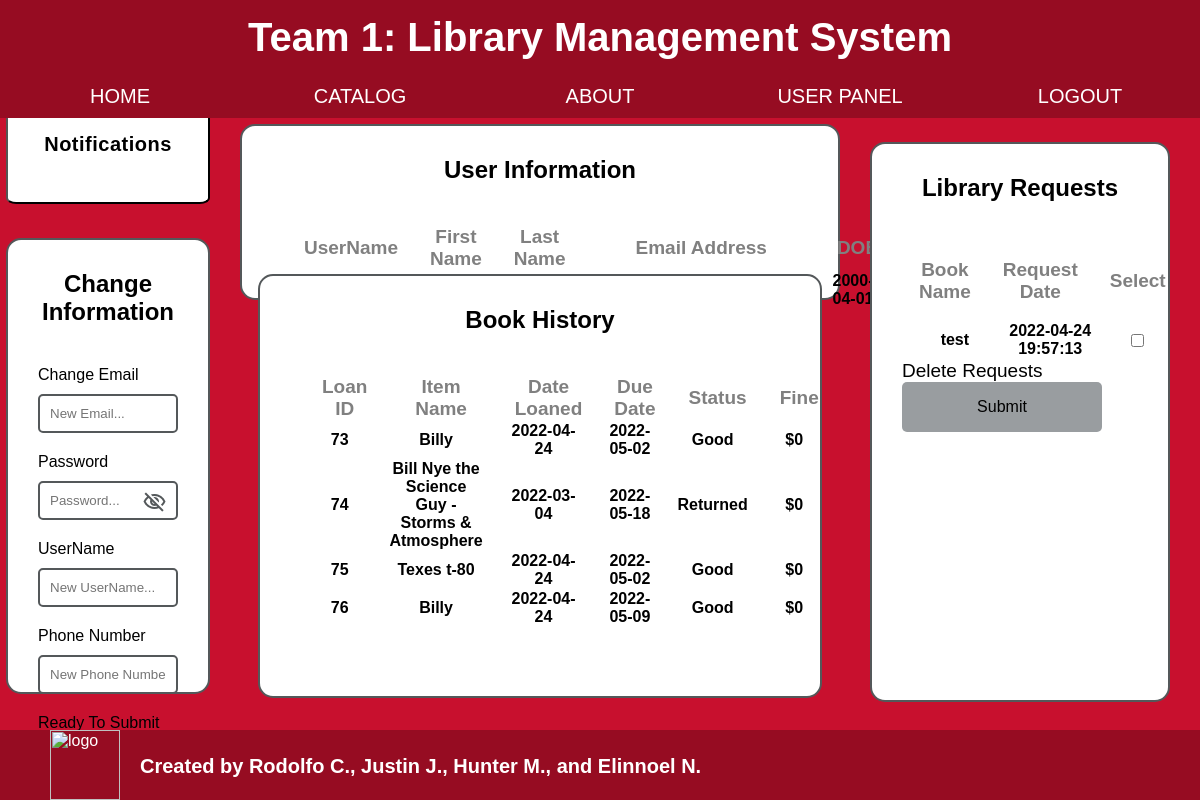
The app's page /user/userdashboard.php (signed in) with its own data.
### tables this page shows
CREATE TABLE `user` (
  `User_id` int(11) NOT NULL,
  `Fname` varchar(50) DEFAULT NULL,
  `Lname` varchar(50) DEFAULT NULL,
  `Email` varchar(50) NOT NULL,
  `Username` varchar(16) NOT NULL,
  `Password` varchar(255) NOT NULL,
  `Balance` decimal(10,2) UNSIGNED NOT NULL DEFAULT 0.00,
  `DOB` date DEFAULT NULL,
  `Pnumber` varchar(20) DEFAULT NULL,
  `Current_orders` int(11) NOT NULL DEFAULT 0,
  `Created` datetime DEFAULT NULL,
  `User_Status` varchar(6) NOT NULL DEFAULT 'user',
  `Deleted_id` tinyint(4) NOT NULL DEFAULT 0
);

CREATE TABLE `loan` (
  `Loan_id` int(11) NOT NULL,
  `Item` int(11) DEFAULT NULL,
  `User` int(11) NOT NULL,
  `Loan_date` date NOT NULL,
  `Return_date` date NOT NULL,
  `Drop_date` date DEFAULT NULL,
  `Returned` int(6) NOT NULL DEFAULT 0
);

### user/userdashboard.php (the view, shortened to what this page needs)
<?php
    include_once '..\header.php';
    $userid = $_SESSION['User_id'];
?>
    <button id="myBtn" style="position:absolute; left:.5% ; margin-top:7%; width:17%; height: 15%; border-radius:5%; background-color: white;text-align: center; text-decoration: none; display: inline-block; font-size: 20px;font-weight: bold;letter-spacing: 0.5px;">Notifications</button>
<div class="page-content">
    <div class = "usrdash">
                <link rel="stylesheet" href="../style.css">
            <div class = "userdash">
                <link rel="stylesheet" href="style.css">
                <form method = "post" class="login-form" style = "position: absolute; left:.5%; margin-top:10%; width: 17%; height: 57%;">
                    <h2> Change Information </h2>
                    <div class = "login-input">
                        <label>Change Email<label> <input type = "text" placeholder =  "New Email..."  class = "login-input" name = "Email">
                    </div>
                    <div class = "login-input">
                            <label>Password</label>
                            <input type="password" name="password" placeholder="Password..." id="ipassword" name = "password">
                            <i><span class="material-icons-outlined" id ="icon" onclick="toggle()">visibility_off</span></i>
                    </div>
                    <div class = "login-input">
                        <label>UserName<label> <input type = "text" placeholder = "New UserName..." class = "login-input" name="username">
                    </div>
                    <div class = "login-input">
                        <label>Phone Number<label> <input type = "text" placeholder = "New Phone Number..." class="login-input" name = "phonenum">
                    </div>
                    <label>Ready To Submit Changes?<label>
                    <button type = "submit" name="submit" style="width: 200px; height:50px;background-color: #999DA0;border: none; color: Black; padding: 15px 32px;
                    text-align: center; text-decoration: none; display: inline-block; font-size: 16px; border-radius: 5px;"> Submit Changes</button>
                </form>
            </div>
            <form class="login-form" style = "position:absolute; margin-top:.5%; margin-left:-10%; width:50%; height:22%">
            <h2>User Information</h2>
                <table class ="table table-bordered">
                    <thead>
                        <tr>
                            <th scope = "col" style = "padding-left:30px; font-size: 19; color: grey">UserName</th>
                            <th scope = "col" style = "padding-left:30px; font-size: 19; color: grey">First Name</th>
                            <th scope = "col" style = "padding-left:30px; font-size: 19; color: grey">Last Name</th>
                            <th scope = "col" style = "padding-left:30px; font-size: 19; color: grey">Email Address</th>
                            <th scope = "col" style = "padding-left:30px; font-size: 19; color: grey">DOB</th>
                            <th scope = "col" style = "padding-left:30px; font-size: 19; color: grey">Phone Number</th>
                            <th scope = "col" style = "padding-left:30px; font-size: 19; color: grey">Amount Owed</th>
                        </tr>
                    </thead>
                    <tbody>
                    <?php
                        $sql = "Select * from `user` Where User_id = '$userid'";
                        $result = mysqli_query($con, $sql);
                        if($result){
                            while($row = mysqli_fetch_assoc($result)){
                                $Balance = $row['Balance'];
                                $Uname = $row['Username'];
                                $fname = $row['Fname'];
                                $lname = $row['Lname'];
                                $email = $row['Email'];
                                $dob = $row['DOB'];
                                $pnum =$row['Pnumber'];
                                echo'<tr>
                                <th scope = "row" style = "padding-left:20px">'.$Uname.'</th>
                                <th scope = "row" style = "padding-left:20px">'.$fname.'</th>
                                <th scope = "row" style = "padding-left:20px">'.$lname.'</th>
                                <th scope = "row" style = "padding-left:20px">'.$email.'</th>
                                <th scope = "row" style = "padding-left:20px">'.$dob.'</th>
                                <th scope = "row" style = "padding-left:20px">'.$pnum.'</th>
                                <th scope = "row" style = "padding-left:20px">$'.$Balance.'</th>
                                </tr>';
                            }
                        }
                    ?>
                    </tbody>
                </table>
            </form>
            <form class="login-form" lass="login-form" style = "position:absolute; margin-top:13% ; margin-left:-10%; width:47%; height:53%;" >
            <h2> Book History </h2>
                <table>
                <tr>
                    <th scope = "col" style = "padding-left:30px; font-size: 19; color: grey">Loan ID</th>
                    <th scope = "col" style = "padding-left:30px; font-size: 19; color: grey">Item Name</th>
                    <th scope = "col" style = "padding-left:30px; font-size: 19; color: grey">Date Loaned</th>
                    <th scope = "col" style = "padding-left:30px; font-size: 19; color: grey">Due Date</th>
                    <th scope = "col" style = "padding-left:30px; font-size: 19; color: grey">Status</th>
                    <th scope = "col" style = "padding-left:30px; font-size: 19; color: grey">Fine</th>
                </tr>
                <?php
                $sql = "SELECT DISTINCT loan.Loan_id, loan.Loan_date, loan.Return_date, loan.Drop_date,
                book.Name AS bName, journal.Name AS jName, electronic.Name AS eName, disk.Name AS dName FROM loan
                INNER JOIN reservation ON loan.Item = reservation.Item
                LEFT JOIN item ON item.Item_id=reservation.Item
                LEFT JOIN book ON item.Book_id = book.Book_id
                LEFT JOIN journal ON item.Journal_id = journal.Journal_id
                LEFT JOIN disk ON item.Disk_id = disk.Disk_id
                LEFT JOIN electronic ON item.Electronic_id = electronic.Electronic_id";
                $result = mysqli_query($con, $sql);
                if($result){
                    while($row = mysqli_fetch_assoc($result)){
                        $loanID = $row['Loan_id'];
                        if(!empty($row['bName'])){$ItemName = $row['bName'];}
                        if(!empty($row['eName'])){$ItemName = $row['eName'];}
                        if(!empty($row['dName'])){$ItemName = $row['dName'];}
                        $datediff = 0;
                        $Fine = 0;
                        if(!empty($datediff) && empty($row['Drop_date'])){
                            $stat = 'Overdue';
                        }
                        elseif(!empty($row['Drop_date'])){
                            $stat =  'Returned';
                        }
                        else{
                            $stat =  'Good';
                        }
                        $loanout = $row['Loan_date'];
                        $duedate = $row['Return_date'];
                        echo'<tr>
                                <th scope = "row" style = "padding-left:20px">'.$loanID.'</th>
                                <th scope = "row" style = "padding-left:20px">'.$ItemName.'</th>
                                <th scope = "row" style = "padding-left:20px">'.$loanout.'</th>
                                <th scope = "row" style = "padding-left:20px">'.$duedate.'</th>
                                <th scope = "row" style = "padding-left:20px">'.$stat.'</th>
                                <th scope = "row" style = "padding-left:20px">$'.$Fine.'</th>
                                </tr>';
                    }
                }else{
                    echo 'notworking';
                }
                ?>
                </table>
            </form>
            <form method = "post" class="login-form" style = "position:absolute; margin-top:2%; margin-left:70%; width:25%; height:70%;">
            <h2> Library Requests </h2>
            <table>
                <tr>
                    <th scope = "col" style = "padding:15px; font-size: 19; color: grey">Book Name</th>
                    <th scope = "col" style = "padding:15px; font-size: 19; color: grey">Request Date</th>
                    <th scope = "col" style = "padding:15px; font-size: 19; color: grey">Select</th>
                </tr>
                <tr>
                <?php
                    $sql = "SELECT DISTINCT reservation.Request_date, reservation.Item
                    FROM user
                    INNER JOIN reservation ON reservation.User = $userid
                    INNER JOIN reservation_status ON reservation_status.Reserve_id = reservation.Status
                    INNER JOIN item ON item.Item_id=reservation.Item
                    INNER JOIN book ON book.Book_id=item.Book_id
                    WHERE reservation_status.reserve_status = 'Requested'
                    ";
                    $result = mysqli_query($con, $sql);
                    if($result){
                        while($row = mysqli_fetch_assoc($result)){
                            $bookname = 'test';
                            $reqdate = $row['Request_date'];
                            echo'<tr>
                                    <th scope = "row" style = "padding-left:20px">'.$bookname.'</th>
                                    <th scope = "row" style = "padding-left:20px">'.$reqdate.'</th>
                                    <th><input type="checkbox" name="book[]" value="' . $row["Item"] . '"/></th>
                                    ';
                        }
                    }else{
                        echo "not working";
                    }
                    ?>
                </tr>
                </table>
                <label style="font-size: 19;">Delete Requests<lable>
                <button type = "submit" name="check" style="width: 200px; height:50px;background-color: #999DA0;border: none; color: Black; padding: 15px 32px;
   text-align: center; text-decoration: none; display: inline-block; font-size: 16px; border-radius: 5px;"> Submit </button>
                </form>
    </div>
</div>
<?php
				include_once '../footer.php';
?>

### style.css (style rules this page uses)
* { padding: 0; margin: 0; list-style: none; text-decoration: none; box-sizing: border-box; font-family: Arial, HelvSetica, sans-serif; }
.login-input, .signup-input { margin: 10 auto; }
.login-input i, .signup-input i { color: #54585A; margin-left: -40px; cursor: pointer; }
.login-input i span, .signup-input i span { margin-bottom: -3px; display: inline-block; vertical-align: middle; }
.login-form, .signup-form, .display-form { width: 500px; border: 2px solid #54585A; padding: 30px; background: #ffffff; border-radius: 15px; }
.signup-form h2, .login-form h2 { text-align: center; margin-bottom: 40px; }
.login-input input { display: inline-block; border: 2px solid #54585A; width: 100%; padding: 10px; margin: 10px auto; margin-bottom: 10px; border-radius: 5px; }
body { display: flex; flex-direction: column; min-height: 100vh; background-color: #C8102E; margin: 0; font-family: Helvetica; padding:0; }
.page-content { flex-grow: 1; }
.usrdash { display:flex; justify-content: center; }

### records on screen
user: DOB "2000-04-01"
loan: Loan_id "73", ItemName "Billy", Loan_date "2022-04-24", Return_date "2022-05-02", Drop_date "Good", Fine "0"
loan: Loan_id "74", ItemName "Bill Nye the Science Guy - Storms & Atmosphere", Loan_date "2022-03-04", Return_date "2022-05-18", Drop_date "Returned", Fine "0"
loan: Loan_id "75", ItemName "Texes t-80", Loan_date "2022-04-24", Return_date "2022-05-02", Drop_date "Good", Fine "0"
loan: Loan_id "76", ItemName "Billy", Loan_date "2022-04-24", Return_date "2022-05-09", Drop_date "Good", Fine "0"

### other values on screen
$about "ABOUT"
$sign "USER PANEL"
$log "LOGOUT"
$bookname "test"
$reqdate "2022-04-24 19:57:13"
